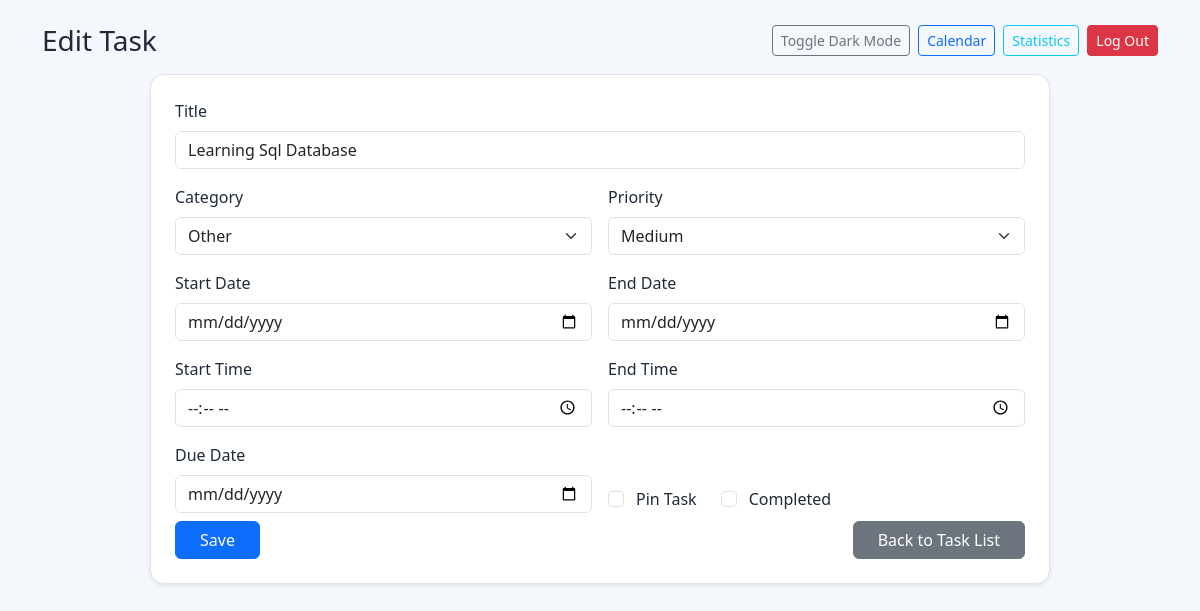
Screenshot of /todo/task/update/26/ (signed in) with the database file from the repository.
### todo/models.py (models this page shows, shortened)
class Task(models.Model):
    CATEGORY_PERSONAL = 'personal'
    CATEGORY_WORK = 'work'
    CATEGORY_STUDY = 'study'
    CATEGORY_HEALTH = 'health'
    CATEGORY_OTHER = 'other'
    CATEGORY_CHOICES = [
        (CATEGORY_PERSONAL, 'Personal'),
        (CATEGORY_WORK, 'Work'),
        (CATEGORY_STUDY, 'Study'),
        (CATEGORY_HEALTH, 'Health'),
        (CATEGORY_OTHER, 'Other'),
    ]
    PRIORITY_LOW = 'low'
    PRIORITY_MEDIUM = 'medium'
    PRIORITY_HIGH = 'high'
    PRIORITY_CHOICES = [
        (PRIORITY_LOW, 'Low'),
        (PRIORITY_MEDIUM, 'Medium'),
        (PRIORITY_HIGH, 'High'),
    ]
    owner = models.ForeignKey(
        settings.AUTH_USER_MODEL,
        on_delete=models.CASCADE,
        related_name='tasks',
        null=True,
        blank=True
    )
    title = models.CharField(max_length=100)
    category = models.CharField(max_length=20, choices=CATEGORY_CHOICES, default=CATEGORY_OTHER)
    priority = models.CharField(max_length=20, choices=PRIORITY_CHOICES, default=PRIORITY_MEDIUM)
    start_date = models.DateField(null=True)
    end_date = models.DateField(null=True)
    start_time = models.TimeField(null=True, blank=True)
    end_time = models.TimeField(null=True, blank=True)
    due_date = models.DateField(null=True, blank=True)
    is_pinned = models.BooleanField(default=False)
    is_deleted = models.BooleanField(default=False)
    completed = models.BooleanField(default=False)
    completed_at = models.DateTimeField(null=True, blank=True)

### todo/views.py (the view)
# urls.py: path('task/update/<int:pk>/', views.task_update, name='task_update'),
@login_required
def task_update(request, pk):
    task = get_object_or_404(Task, pk=pk, owner=request.user, is_deleted=False)
    if request.method == "POST":
        form = TaskForm(request.POST, instance=task)
        if form.is_valid():
            form.save()
            return redirect('task_list')
    else:
            form = TaskForm(instance=task)
    return render(request, 'todo/task_form.html', {'form':form})

### todo/templates/todo/task_form.html (shortened to what this page needs)
<!DOCTYPE html>
<html lang="en">
<head>
    <link href="https://cdn.jsdelivr.net/npm/bootstrap@5.3.3/dist/css/bootstrap.min.css" rel="stylesheet">
</head>
<body>
    <div class="container py-4">
        <div class="d-flex justify-content-between align-items-center mb-3">
            <h1 class="h3 mb-0">{% if form.instance.pk %}Edit Task{% else %}Add Task{% endif %}</h1>
            <div class="d-flex gap-2">
                <button id="darkModeToggle" type="button" class="btn btn-outline-secondary btn-sm">Toggle Dark Mode</button>
                <a href="{% url 'task_calendar' %}" class="btn btn-outline-primary btn-sm">Calendar</a>
                <a href="{% url 'task_statistics' %}" class="btn btn-outline-info btn-sm">Statistics</a>
                <a href="{% url 'logout' %}" class="btn btn-danger btn-sm">Log Out</a>
            </div>
        </div>
        <div class="panel shadow-sm mx-auto p-3 p-md-4" style="max-width: 900px;">
                <form method="post" class="row g-3">
                    <div class="col-12">
                        <label class="form-label">Title</label>
                        {{ form.title }}
                    </div>
                    <div class="col-12 col-md-6">
                        <label class="form-label">Category</label>
                        {{ form.category }}
                    </div>
                    <div class="col-12 col-md-6">
                        <label class="form-label">Priority</label>
                        {{ form.priority }}
                    </div>
                    <div class="col-12 col-md-6">
                        <label class="form-label">Start Date</label>
                        {{ form.start_date }}
                    </div>
                    <div class="col-12 col-md-6">
                        <label class="form-label">End Date</label>
                        {{ form.end_date }}
                    </div>
                    <div class="col-12 col-md-6">
                        <label class="form-label">Start Time</label>
                        {{ form.start_time }}
                    </div>
                    <div class="col-12 col-md-6">
                        <label class="form-label">End Time</label>
                        {{ form.end_time }}
                    </div>
                    <div class="col-12 col-md-6">
                        <label class="form-label">Due Date</label>
                        {{ form.due_date }}
                    </div>
                    <div class="col-12 col-md-6 d-flex align-items-end">
                        <div class="form-check me-4">
                            {{ form.is_pinned }}
                            <label class="form-check-label ms-1">Pin Task</label>
                        </div>
                        <div class="form-check">
                            {{ form.completed }}
                            <label class="form-check-label ms-1">Completed</label>
                        </div>
                    </div>
                    <div class="col-12 d-flex justify-content-between mt-2">
                        <button type="submit" class="btn btn-primary px-4">Save</button>
                        <a href="{% url 'task_list' %}" class="btn btn-secondary px-4">Back to Task List</a>
                    </div>
                </form>
        </div>
    </div>
</body>
</html>

### todo/templates/todo/task_form.html (style rules this page uses)
:root { --bg-main: #f4f7fb; --bg-panel: #ffffff; --text-main: #1f2937; --line: #dbe3ec; }
body { background: var(--bg-main); color: var(--text-main); }
.panel { background: var(--bg-panel); border: 1px solid var(--line); border-radius: 14px; }

### rows the page displays
Task: title "Learning Sql Database", category "Other", priority "Medium"
